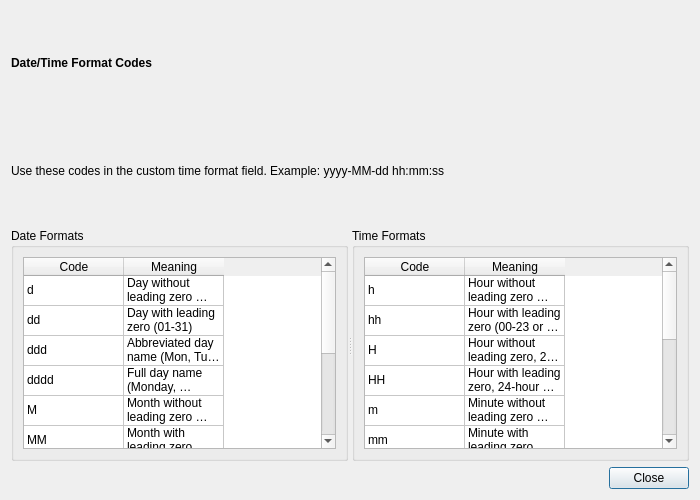
<?xml version="1.0" encoding="UTF-8"?>
<ui version="4.0">
 <class>DateTimeHelp</class>
 <widget class="QDialog" name="DateTimeHelp">
  <property name="geometry">
   <rect><x>0</x><y>0</y><width>700</width><height>500</height></rect>
  </property>
  <property name="windowTitle">
   <string>Date-Time Format Reference</string>
  </property>
  <layout class="QVBoxLayout" name="verticalLayout">
   <item>
    <widget class="QLabel" name="labelTitle">
     <property name="font">
      <font><weight>75</weight><bold>true</bold></font>
     </property>
     <property name="text">
      <string>Date/Time Format Codes</string>
     </property>
    </widget>
   </item>
   <item>
    <widget class="QLabel" name="labelInfo">
     <property name="text">
      <string>Use these codes in the custom time format field. Example: yyyy-MM-dd hh:mm:ss</string>
     </property>
    </widget>
   </item>
   <item>
    <widget class="QSplitter" name="splitter">
     <property name="orientation">
      <enum>Qt::Horizontal</enum>
     </property>
     <widget class="QGroupBox" name="groupDate">
      <property name="title"><string>Date Formats</string></property>
      <layout class="QVBoxLayout" name="dateLayout">
       <item>
        <widget class="QTableWidget" name="tableDateFormats">
         <property name="editTriggers"><set>QAbstractItemView::NoEditTriggers</set></property>
         <property name="columnCount"><number>2</number></property>
         <property name="rowCount"><number>10</number></property>
         <attribute name="verticalHeaderVisible"><bool>false</bool></attribute>
         <column><property name="text"><string>Code</string></property></column>
         <column><property name="text"><string>Meaning</string></property></column>
         <row><property name="text"><string/></property></row>
         <row><property name="text"><string/></property></row>
         <row><property name="text"><string/></property></row>
         <row><property name="text"><string/></property></row>
         <row><property name="text"><string/></property></row>
         <row><property name="text"><string/></property></row>
         <row><property name="text"><string/></property></row>
         <row><property name="text"><string/></property></row>
         <row><property name="text"><string/></property></row>
         <row><property name="text"><string/></property></row>
         <item row="0" column="0"><property name="text"><string>d</string></property></item>
         <item row="0" column="1"><property name="text"><string>Day without leading zero (1-31)</string></property></item>
         <item row="1" column="0"><property name="text"><string>dd</string></property></item>
         <item row="1" column="1"><property name="text"><string>Day with leading zero (01-31)</string></property></item>
         <item row="2" column="0"><property name="text"><string>ddd</string></property></item>
         <item row="2" column="1"><property name="text"><string>Abbreviated day name (Mon, Tue, ...)</string></property></item>
         <item row="3" column="0"><property name="text"><string>dddd</string></property></item>
         <item row="3" column="1"><property name="text"><string>Full day name (Monday, Tuesday, ...)</string></property></item>
         <item row="4" column="0"><property name="text"><string>M</string></property></item>
         <item row="4" column="1"><property name="text"><string>Month without leading zero (1-12)</string></property></item>
         <item row="5" column="0"><property name="text"><string>MM</string></property></item>
         <item row="5" column="1"><property name="text"><string>Month with leading zero (01-12)</string></property></item>
         <item row="6" column="0"><property name="text"><string>MMM</string></property></item>
         <item row="6" column="1"><property name="text"><string>Abbreviated month name (Jan, Feb, ...)</string></property></item>
         <item row="7" column="0"><property name="text"><string>MMMM</string></property></item>
         <item row="7" column="1"><property name="text"><string>Full month name (January, ...)</string></property></item>
         <item row="8" column="0"><property name="text"><string>yy</string></property></item>
         <item row="8" column="1"><property name="text"><string>Two-digit year (00-99)</string></property></item>
         <item row="9" column="0"><property name="text"><string>yyyy</string></property></item>
         <item row="9" column="1"><property name="text"><string>Four-digit year (2024)</string></property></item>
        </widget>
       </item>
      </layout>
     </widget>
     <widget class="QGroupBox" name="groupTime">
      <property name="title"><string>Time Formats</string></property>
      <layout class="QVBoxLayout" name="timeLayout">
       <item>
        <widget class="QTableWidget" name="tableTimeFormats">
         <property name="editTriggers"><set>QAbstractItemView::NoEditTriggers</set></property>
         <property name="columnCount"><number>2</number></property>
         <property name="rowCount"><number>12</number></property>
         <attribute name="verticalHeaderVisible"><bool>false</bool></attribute>
         <column><property name="text"><string>Code</string></property></column>
         <column><property name="text"><string>Meaning</string></property></column>
         <row><property name="text"><string/></property></row>
         <row><property name="text"><string/></property></row>
         <row><property name="text"><string/></property></row>
         <row><property name="text"><string/></property></row>
         <row><property name="text"><string/></property></row>
         <row><property name="text"><string/></property></row>
         <row><property name="text"><string/></property></row>
         <row><property name="text"><string/></property></row>
         <row><property name="text"><string/></property></row>
         <row><property name="text"><string/></property></row>
         <row><property name="text"><string/></property></row>
         <row><property name="text"><string/></property></row>
         <item row="0" column="0"><property name="text"><string>h</string></property></item>
         <item row="0" column="1"><property name="text"><string>Hour without leading zero (0-23 or 1-12 with AM/PM)</string></property></item>
         <item row="1" column="0"><property name="text"><string>hh</string></property></item>
         <item row="1" column="1"><property name="text"><string>Hour with leading zero (00-23 or 01-12)</string></property></item>
         <item row="2" column="0"><property name="text"><string>H</string></property></item>
         <item row="2" column="1"><property name="text"><string>Hour without leading zero, 24-hour (0-23)</string></property></item>
         <item row="3" column="0"><property name="text"><string>HH</string></property></item>
         <item row="3" column="1"><property name="text"><string>Hour with leading zero, 24-hour (00-23)</string></property></item>
         <item row="4" column="0"><property name="text"><string>m</string></property></item>
         <item row="4" column="1"><property name="text"><string>Minute without leading zero (0-59)</string></property></item>
         <item row="5" column="0"><property name="text"><string>mm</string></property></item>
         <item row="5" column="1"><property name="text"><string>Minute with leading zero (00-59)</string></property></item>
         <item row="6" column="0"><property name="text"><string>s</string></property></item>
         <item row="6" column="1"><property name="text"><string>Second without leading zero (0-59)</string></property></item>
         <item row="7" column="0"><property name="text"><string>ss</string></property></item>
         <item row="7" column="1"><property name="text"><string>Second with leading zero (00-59)</string></property></item>
         <item row="8" column="0"><property name="text"><string>z</string></property></item>
         <item row="8" column="1"><property name="text"><string>Milliseconds without leading zeros (0-999)</string></property></item>
         <item row="9" column="0"><property name="text"><string>zzz</string></property></item>
         <item row="9" column="1"><property name="text"><string>Milliseconds with leading zeros (000-999)</string></property></item>
         <item row="10" column="0"><property name="text"><string>AP</string></property></item>
         <item row="10" column="1"><property name="text"><string>AM/PM (uppercase)</string></property></item>
         <item row="11" column="0"><property name="text"><string>ap</string></property></item>
         <item row="11" column="1"><property name="text"><string>am/pm (lowercase)</string></property></item>
        </widget>
       </item>
      </layout>
     </widget>
    </widget>
   </item>
   <item>
    <widget class="QDialogButtonBox" name="buttonBox">
     <property name="standardButtons"><set>QDialogButtonBox::Close</set></property>
    </widget>
   </item>
  </layout>
 </widget>
 <connections>
  <connection>
   <sender>buttonBox</sender><signal>rejected()</signal>
   <receiver>DateTimeHelp</receiver><slot>reject()</slot>
  </connection>
 </connections>
</ui>
